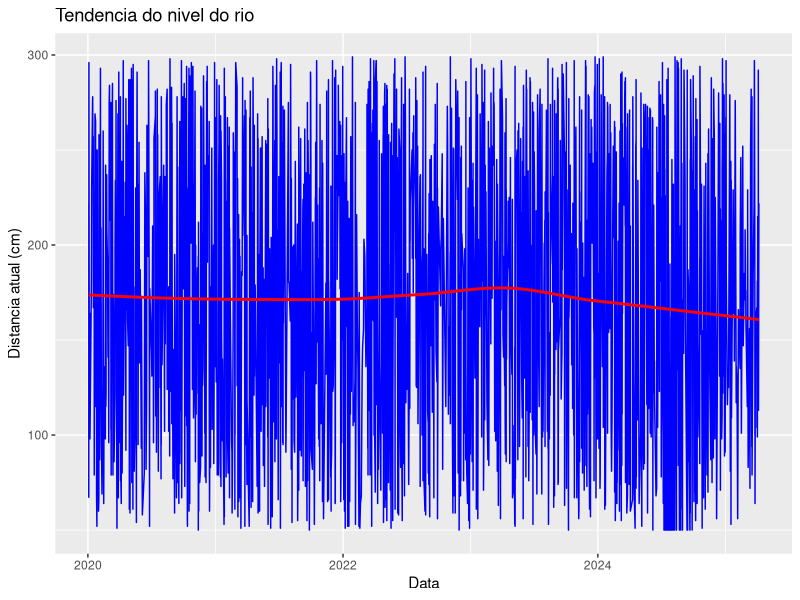
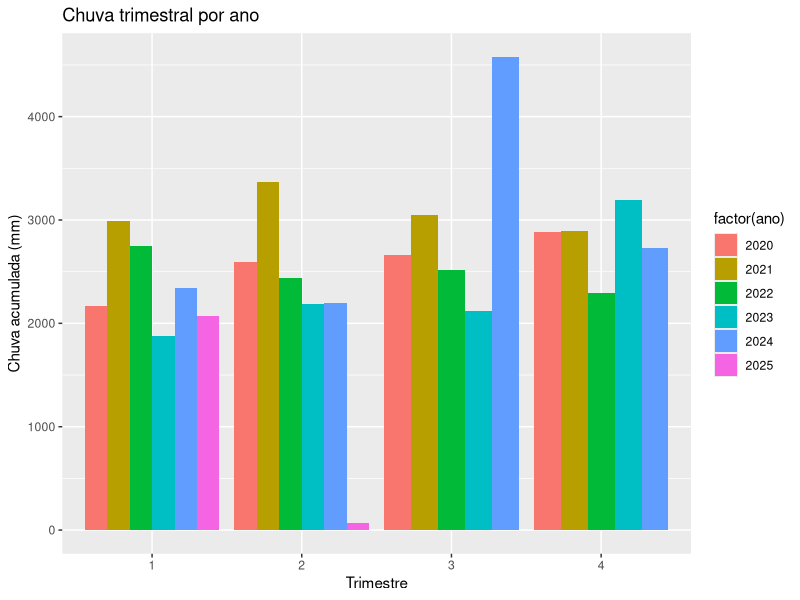
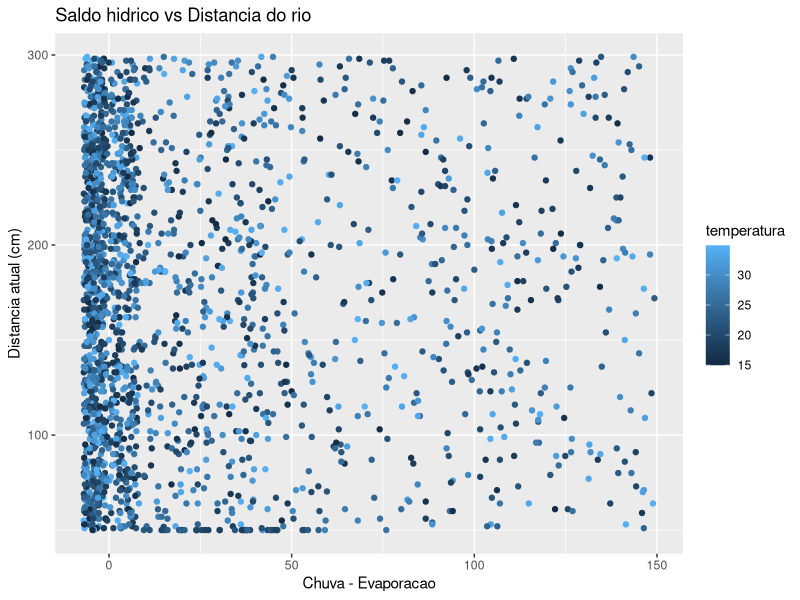
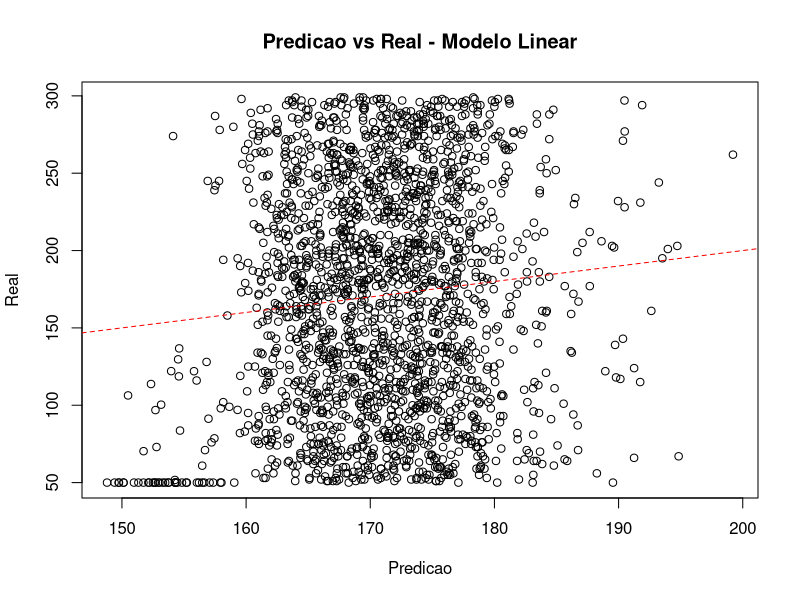
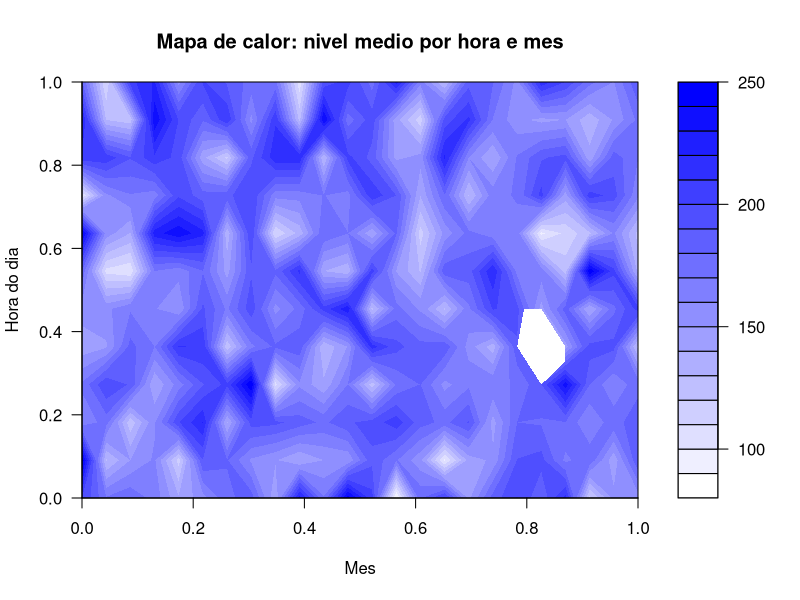
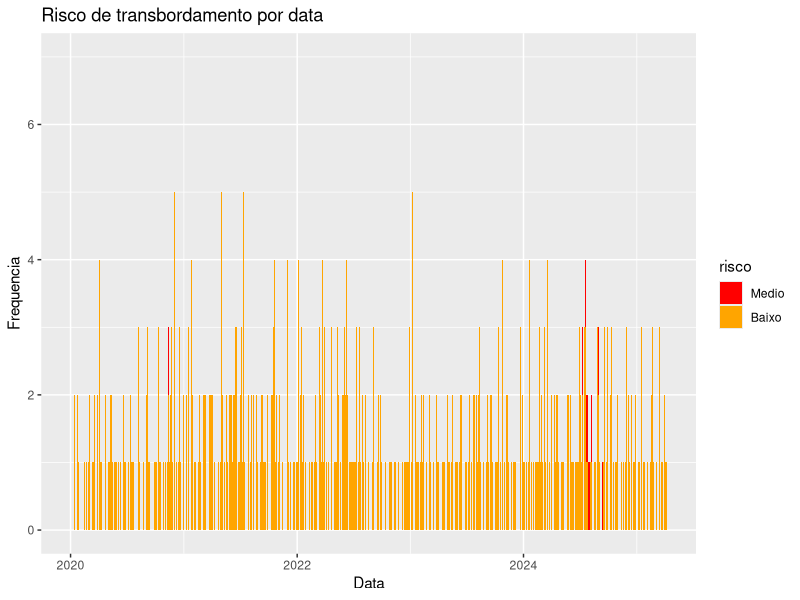
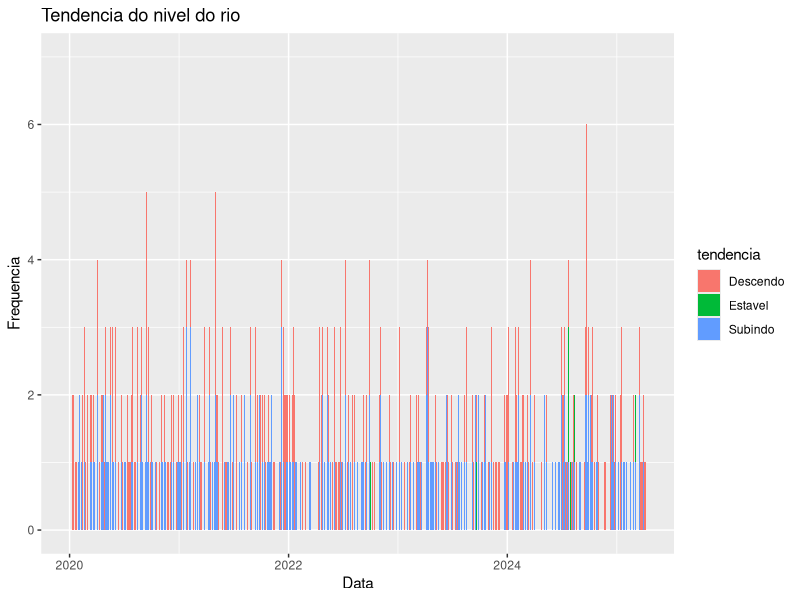

R code for these plots, in order:

pacotes <- c("ggplot2", "dplyr", "lubridate", "readr", "gridExtra", "reshape2")

for (pkg in pacotes) {
  if (!require(pkg, character.only = TRUE)) {
    install.packages(pkg, repos = "http://cran.rstudio.com")
    library(pkg, character.only = TRUE)
  } else {
    library(pkg, character.only = TRUE)
  }
}

# Ler os dados
dados <- read_delim("dados_esp32_v1.csv", delim = ";", col_types = cols(
  distancia_atual = col_double(),
  distancia_anterior = col_double(),
  temperatura = col_double(),
  umidade = col_double(),
  vento = col_double(),
  insolacao = col_double(),
  evaporacao = col_double(),
  chuva = col_double(),
  datahora = col_datetime(format = "%d/%m/%Y %H:%M")
))

# Preparar os dados
dados <- dados %>%
  mutate(
    ano = year(datahora),
    trimestre = quarter(datahora),
    mes = month(datahora),
    hora = hour(datahora),
    saldo_hidrico = chuva - evaporacao
  )

# Criar o PDF
pdf("analise_sensorial_siapi_R.pdf", width = 10, height = 6)

# 1. Tendencia do nivel do rio
ggplot(dados, aes(x = datahora, y = distancia_atual)) +
  geom_line(color = "blue") +
  geom_smooth(method = "loess", se = FALSE, color = "red") +
  ggtitle("Tendencia do nivel do rio") +
  xlab("Data") + ylab("Distancia atual (cm)")

# 2. Chuva trimestral por ano
chuva_trimestre <- dados %>%
  group_by(ano, trimestre) %>%
  summarise(chuva = sum(chuva, na.rm = TRUE))

ggplot(chuva_trimestre, aes(x = factor(trimestre), y = chuva, fill = factor(ano))) +
  geom_bar(stat = "identity", position = "dodge") +
  ggtitle("Chuva trimestral por ano") +
  xlab("Trimestre") + ylab("Chuva acumulada (mm)")

# 3. Saldo hidrico vs distancia do rio
ggplot(dados, aes(x = saldo_hidrico, y = distancia_atual, color = temperatura)) +
  geom_point() +
  ggtitle("Saldo hidrico vs Distancia do rio") +
  xlab("Chuva - Evaporacao") + ylab("Distancia atual (cm)")

# 4. Predicao linear simples
modelo <- lm(distancia_atual ~ temperatura + umidade + vento + evaporacao + chuva, data = dados)
predicoes <- predict(modelo, dados)
plot(predicoes, dados$distancia_atual,
     main = "Predicao vs Real - Modelo Linear",
     xlab = "Predicao", ylab = "Real")
abline(0, 1, col = "red", lty = 2)

# 5. Mapa de calor de nivel medio por hora e mes
heatmap_data <- dados %>%
  group_by(mes, hora) %>%
  summarise(nivel_medio = mean(distancia_atual, na.rm = TRUE)) %>%
  ungroup()

heatmap_matrix <- acast(heatmap_data, mes ~ hora, value.var = "nivel_medio")

filled.contour(
  t(heatmap_matrix),
  color.palette = colorRampPalette(c("white", "blue")),
  plot.title = title(main = "Mapa de calor: nivel medio por hora e mes", xlab = "Mes", ylab = "Hora do dia")
)

# 6. Semaforo de risco
dados$risco <- cut(dados$distancia_atual, breaks = c(-Inf, 30, 50, Inf), labels = c("Alto", "Medio", "Baixo"))

ggplot(dados, aes(x = as.Date(datahora), fill = risco)) +
  geom_bar() +
  scale_fill_manual(values = c("red", "orange", "green")) +
  ggtitle("Risco de transbordamento por data") +
  xlab("Data") + ylab("Frequencia")

# 7. Tendencia de subida ou descida
dados <- dados %>%
  arrange(datahora) %>%
  mutate(
    diferenca = distancia_atual - lag(distancia_atual),
    tendencia = case_when(
      diferenca < 0 ~ "Subindo",
      diferenca > 0 ~ "Descendo",
      TRUE ~ "Estavel"
    )
  )

ggplot(dados, aes(x = as.Date(datahora), fill = tendencia)) +
  geom_bar() +
  ggtitle("Tendencia do nivel do rio") +
  xlab("Data") + ylab("Frequencia")

dev.off()
